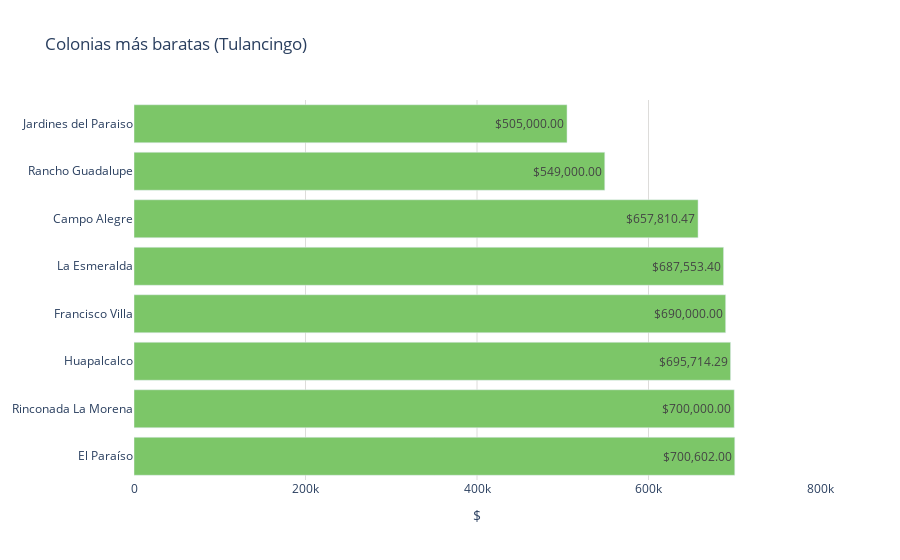

Notebook cell for this chart:
### Code cell
colores = ['#df00ff','#939fad','#6773df','#67c2df','#7cc668','#ffb038','#ff4853','#3d45c0']
col = Colonias_mas_baratas['Colonias']
precio = Colonias_mas_baratas['Precio_promedio']
fig = go.Figure()
fig.add_trace(go.Bar(
    y=col[::-1],  # Invertir el orden de los datos
    x=precio[::-1],  # Invertir el orden de los datos
    orientation='h', 
    marker_color='#7cc668',  # Colores de las barras
    text=precio[::-1].apply(lambda x: '${:,.2f}'.format(x)),  # Invertir el orden de los datos
    textposition='inside',  # Posición del texto (puede ser 'inside' o 'outside')
))
fig.update_layout(
    title='Colonias más baratas (Tulancingo)',  # Título de la gráfica
    xaxis=dict(
        title='$', # Título del eje x
        gridcolor='#dddcda', # Color de las líneas que dividen los rangos del eje X
        range=[0, 800000],  # Establecer el rango del eje y
        tickvals=[0, 200000,400000,600000, 800000],  # Definir los valores de las marcas en el eje y
        #ticktext=['$0.00', '$200,000.00', '$4,000,000.00','$6,000,000.00','$8,000,000.00'],  # Definir el texto de las marcas en el eje y
    ),  
    plot_bgcolor='rgba(0,0,0,0)',  # Color de fondo del gráfico
)
# Exportar gráfica como archivo HTML
def guardar_grafico_como_html(fig, nombre_archivo, carpeta='graficas'):
    # Crear la carpeta si no existe
    if not os.path.exists(carpeta):
        os.makedirs(carpeta)
    
    # Gráfica como archivo HTML en la carpeta especificada
    pio.write_html(fig, f'{carpeta}/{nombre_archivo}.html')

guardar_grafico_como_html(fig, 'g_bar_colbaratas_tulancingo', carpeta='graficas')
fig.show()

### Figure 1 — Plotly figure (JSON) as saved in the notebook; plotly's stock layout.template omitted (floating-point values rounded to 4 significant figures)
{"data": [{"marker": {"color": "#7cc668"}, "orientation": "h", "text": ["$700,602.00", "$700,000.00", "$695,714.29", "$690,000.00", "$687,553.40", "$657,810.47", "$549,000.00", "$505,000.00"], "textposition": "inside", "type": "bar", "x": [700602, 700000, 695700.0, 690000, 687600.0, 657800.0, 549000, 505000], "y": ["El Paraíso", "Rinconada La Morena", "Huapalcalco", "Francisco Villa", "La Esmeralda", "Campo Alegre", "Rancho Guadalupe", "Jardines del Paraiso"]}], "layout": {"plot_bgcolor": "rgba(0,0,0,0)", "title": {"text": "Colonias más baratas (Tulancingo)"}, "xaxis": {"gridcolor": "#dddcda", "range": [0, 800000], "tickvals": [0, 200000, 400000, 600000, 800000], "title": {"text": "$"}}}}
